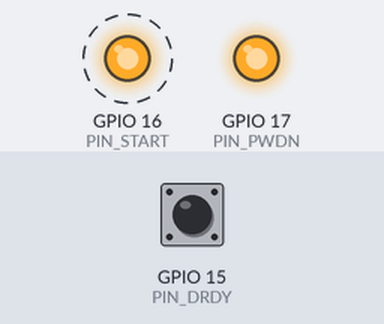
The sketch below on a simulated ESP32-S3. On the bench: output pins drawn as LEDs (lit = HIGH). Dashed ring = blinking. The test bench sets the inputs (shaded band); at power-on: GPIO 15 (PIN_DRDY) HIGH. Pins used as bus, display or sensor lines are not drawn; what the sketch prints to the serial monitor is not drawn.

Above: at 0.7 s.
Timing chart, 0 to 3.0 s (numbered marks = the images above):
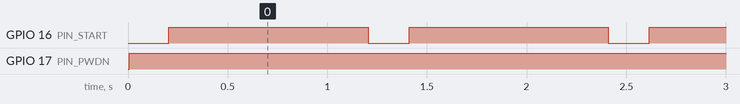

Measured:
- by itself, GPIO 16 (PIN_START): alternates HIGH for 1.0 s and LOW for 0.21 s
- by itself, GPIO 17 (PIN_PWDN): LOW → HIGH at 0.01 s
- by itself, everything shown: repeats every 1.2 s, in 3 steps

The sketch:

ads_raw.ino
```cpp
// ads_raw : the FIRST version of the DRDY monitor (DRDY pin is plain INPUT, no pull-up)
// pins: SCK=4 MOSI=5 MISO=6 CS=7 DRDY=15 START=16 PWDN/RESET=17
// NOTE: with a plain INPUT, a floating/loose DRDY wire picks up noise (touching it makes numbers appear).
//       Numbers other than about 500 are NOT a real chip signal. Use ads_live2 for the clean check.
const int PIN_SCK = 4, PIN_MOSI = 5, PIN_MISO = 6, PIN_CS = 7;
const int PIN_DRDY = 15, PIN_START = 16, PIN_PWDN = 17;

volatile uint32_t drdyCount = 0;
void IRAM_ATTR onDrdy() { drdyCount++; }

void setup() {
  Serial.begin(115200);
  unsigned long t0 = millis();
  while (!Serial && millis() - t0 < 3000) { }
  pinMode(PIN_SCK, INPUT); pinMode(PIN_MOSI, INPUT); pinMode(PIN_MISO, INPUT);
  pinMode(PIN_CS, OUTPUT);    digitalWrite(PIN_CS, HIGH);
  pinMode(PIN_START, OUTPUT); digitalWrite(PIN_START, LOW);
  pinMode(PIN_PWDN, OUTPUT);  digitalWrite(PIN_PWDN, HIGH);
  pinMode(PIN_DRDY, INPUT);                        // plain input (no pull-up)
  attachInterrupt(digitalPinToInterrupt(PIN_DRDY), onDrdy, FALLING);
  Serial.println("=== DRDY raw monitor start (one line per second) ===");
}

void loop() {
  digitalWrite(PIN_START, LOW);
  digitalWrite(PIN_PWDN, LOW);  delay(5);
  digitalWrite(PIN_PWDN, HIGH); delay(200);
  noInterrupts(); drdyCount = 0; interrupts();
  digitalWrite(PIN_START, HIGH);
  delay(1000);
  noInterrupts(); uint32_t n = drdyCount; interrupts();
  Serial.printf("DRDY %lu per sec  ->  %s\n", (unsigned long)n, n >= 100 ? "SIGNAL (may be noise!)" : "NO SIGNAL");
}
```
